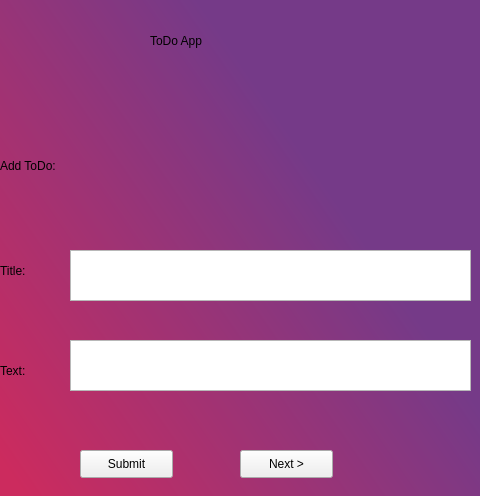
<?xml version="1.0" encoding="UTF-8"?>
<ui version="4.0">
 <class>ToDoApp</class>
 <widget class="QMainWindow" name="ToDoApp">
  <property name="geometry">
   <rect>
    <x>0</x>
    <y>0</y>
    <width>480</width>
    <height>496</height>
   </rect>
  </property>
  <property name="windowTitle">
   <string>MainWindow</string>
  </property>
  <property name="styleSheet">
   <string notr="true">QWidget#centralwidget{
background-color: qlineargradient(spread:pad, x1:0.052, y1:1, x2:0.763, y2:0.494, stop:0 rgba(204, 43, 94, 255), stop:1 rgba(117, 58, 136, 255));}</string>
  </property>
  <widget class="QWidget" name="centralwidget">
   <widget class="QLabel" name="label">
    <property name="geometry">
     <rect>
      <x>150</x>
      <y>-10</y>
      <width>191</width>
      <height>101</height>
     </rect>
    </property>
    <property name="styleSheet">
     <string notr="true">font: 24pt &quot;MS Shell Dlg 2&quot;;</string>
    </property>
    <property name="text">
     <string>ToDo App</string>
    </property>
   </widget>
   <widget class="QLabel" name="label_2">
    <property name="geometry">
     <rect>
      <x>0</x>
      <y>140</y>
      <width>191</width>
      <height>51</height>
     </rect>
    </property>
    <property name="styleSheet">
     <string notr="true">font: 18pt &quot;MS Shell Dlg 2&quot;;</string>
    </property>
    <property name="text">
     <string>Add ToDo:</string>
    </property>
   </widget>
   <widget class="QLabel" name="label_3">
    <property name="geometry">
     <rect>
      <x>0</x>
      <y>250</y>
      <width>141</width>
      <height>41</height>
     </rect>
    </property>
    <property name="styleSheet">
     <string notr="true">font: 13pt &quot;MS Shell Dlg 2&quot;;</string>
    </property>
    <property name="text">
     <string>Title:</string>
    </property>
   </widget>
   <widget class="QLabel" name="label_4">
    <property name="geometry">
     <rect>
      <x>0</x>
      <y>350</y>
      <width>141</width>
      <height>41</height>
     </rect>
    </property>
    <property name="styleSheet">
     <string notr="true">font: 13pt &quot;MS Shell Dlg 2&quot;;</string>
    </property>
    <property name="text">
     <string>Text:</string>
    </property>
   </widget>
   <widget class="QTextEdit" name="textEdit">
    <property name="geometry">
     <rect>
      <x>70</x>
      <y>250</y>
      <width>401</width>
      <height>51</height>
     </rect>
    </property>
    <property name="styleSheet">
     <string notr="true">font: 75 7pt &quot;MS Shell Dlg 2&quot;;</string>
    </property>
   </widget>
   <widget class="QTextEdit" name="textEdit_2">
    <property name="geometry">
     <rect>
      <x>70</x>
      <y>340</y>
      <width>401</width>
      <height>51</height>
     </rect>
    </property>
    <property name="styleSheet">
     <string notr="true">font: 75 7pt &quot;MS Shell Dlg 2&quot;;</string>
    </property>
   </widget>
   <widget class="QPushButton" name="pushButton">
    <property name="geometry">
     <rect>
      <x>80</x>
      <y>450</y>
      <width>93</width>
      <height>28</height>
     </rect>
    </property>
    <property name="text">
     <string>Submit</string>
    </property>
   </widget>
   <widget class="QPushButton" name="pushButton_2">
    <property name="geometry">
     <rect>
      <x>240</x>
      <y>450</y>
      <width>93</width>
      <height>28</height>
     </rect>
    </property>
    <property name="text">
     <string>Next &gt;</string>
    </property>
   </widget>
  </widget>
 </widget>
 <resources/>
 <connections/>
</ui>
